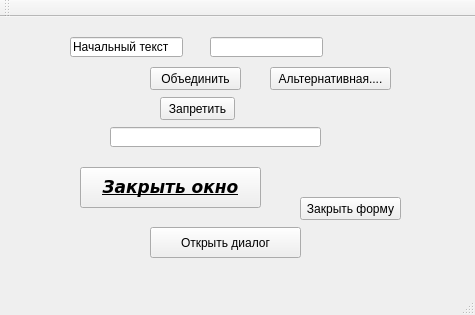
<?xml version="1.0" encoding="UTF-8"?>
<ui version="4.0">
 <class>MainWindow</class>
 <widget class="QMainWindow" name="MainWindow">
  <property name="geometry">
   <rect>
    <x>0</x>
    <y>0</y>
    <width>475</width>
    <height>315</height>
   </rect>
  </property>
  <property name="windowTitle">
   <string>MainWindow</string>
  </property>
  <widget class="QWidget" name="centralWidget">
   <widget class="QPushButton" name="closeButton">
    <property name="geometry">
     <rect>
      <x>80</x>
      <y>150</y>
      <width>181</width>
      <height>41</height>
     </rect>
    </property>
    <property name="font">
     <font>
      <family>Verdana</family>
      <pointsize>13</pointsize>
      <weight>75</weight>
      <italic>true</italic>
      <bold>true</bold>
      <underline>true</underline>
      <strikeout>false</strikeout>
     </font>
    </property>
    <property name="text">
     <string>Закрыть окно</string>
    </property>
   </widget>
   <widget class="QPushButton" name="pushButton">
    <property name="geometry">
     <rect>
      <x>150</x>
      <y>210</y>
      <width>151</width>
      <height>31</height>
     </rect>
    </property>
    <property name="text">
     <string>Открыть диалог</string>
    </property>
   </widget>
   <widget class="QLineEdit" name="lineEdit_1">
    <property name="geometry">
     <rect>
      <x>70</x>
      <y>20</y>
      <width>113</width>
      <height>20</height>
     </rect>
    </property>
    <property name="text">
     <string>Начальный текст</string>
    </property>
   </widget>
   <widget class="QLineEdit" name="lineEdit_2">
    <property name="geometry">
     <rect>
      <x>210</x>
      <y>20</y>
      <width>113</width>
      <height>20</height>
     </rect>
    </property>
   </widget>
   <widget class="QPushButton" name="concatButton">
    <property name="enabled">
     <bool>true</bool>
    </property>
    <property name="geometry">
     <rect>
      <x>150</x>
      <y>50</y>
      <width>91</width>
      <height>23</height>
     </rect>
    </property>
    <property name="text">
     <string>Объединить</string>
    </property>
   </widget>
   <widget class="QLineEdit" name="resEdit">
    <property name="geometry">
     <rect>
      <x>110</x>
      <y>110</y>
      <width>211</width>
      <height>20</height>
     </rect>
    </property>
   </widget>
   <widget class="QPushButton" name="pushButton_2">
    <property name="geometry">
     <rect>
      <x>270</x>
      <y>50</y>
      <width>121</width>
      <height>23</height>
     </rect>
    </property>
    <property name="text">
     <string>Альтернативная....</string>
    </property>
   </widget>
   <widget class="QPushButton" name="manualSignalSlotButton">
    <property name="geometry">
     <rect>
      <x>300</x>
      <y>180</y>
      <width>101</width>
      <height>23</height>
     </rect>
    </property>
    <property name="text">
     <string>Закрыть форму</string>
    </property>
   </widget>
   <widget class="QPushButton" name="enableButton">
    <property name="geometry">
     <rect>
      <x>160</x>
      <y>80</y>
      <width>75</width>
      <height>23</height>
     </rect>
    </property>
    <property name="text">
     <string>Запретить</string>
    </property>
   </widget>
  </widget>
  <widget class="QMenuBar" name="menuBar">
   <property name="geometry">
    <rect>
     <x>0</x>
     <y>0</y>
     <width>475</width>
     <height>21</height>
    </rect>
   </property>
  </widget>
  <widget class="QToolBar" name="mainToolBar">
   <attribute name="toolBarArea">
    <enum>TopToolBarArea</enum>
   </attribute>
   <attribute name="toolBarBreak">
    <bool>false</bool>
   </attribute>
  </widget>
  <widget class="QStatusBar" name="statusBar"/>
 </widget>
 <layoutdefault spacing="6" margin="11"/>
 <resources/>
 <connections>
  <connection>
   <sender>closeButton</sender>
   <signal>clicked()</signal>
   <receiver>MainWindow</receiver>
   <slot>close()</slot>
   <hints>
    <hint type="sourcelabel">
     <x>167</x>
     <y>183</y>
    </hint>
    <hint type="destinationlabel">
     <x>229</x>
     <y>256</y>
    </hint>
   </hints>
  </connection>
  <connection>
   <sender>pushButton_2</sender>
   <signal>clicked()</signal>
   <receiver>MainWindow</receiver>
   <slot>on_concatButton_clicked()</slot>
   <hints>
    <hint type="sourcelabel">
     <x>270</x>
     <y>105</y>
    </hint>
    <hint type="destinationlabel">
     <x>81</x>
     <y>290</y>
    </hint>
   </hints>
  </connection>
 </connections>
 <slots>
  <slot>on_concatButton_clicked()</slot>
 </slots>
</ui>
